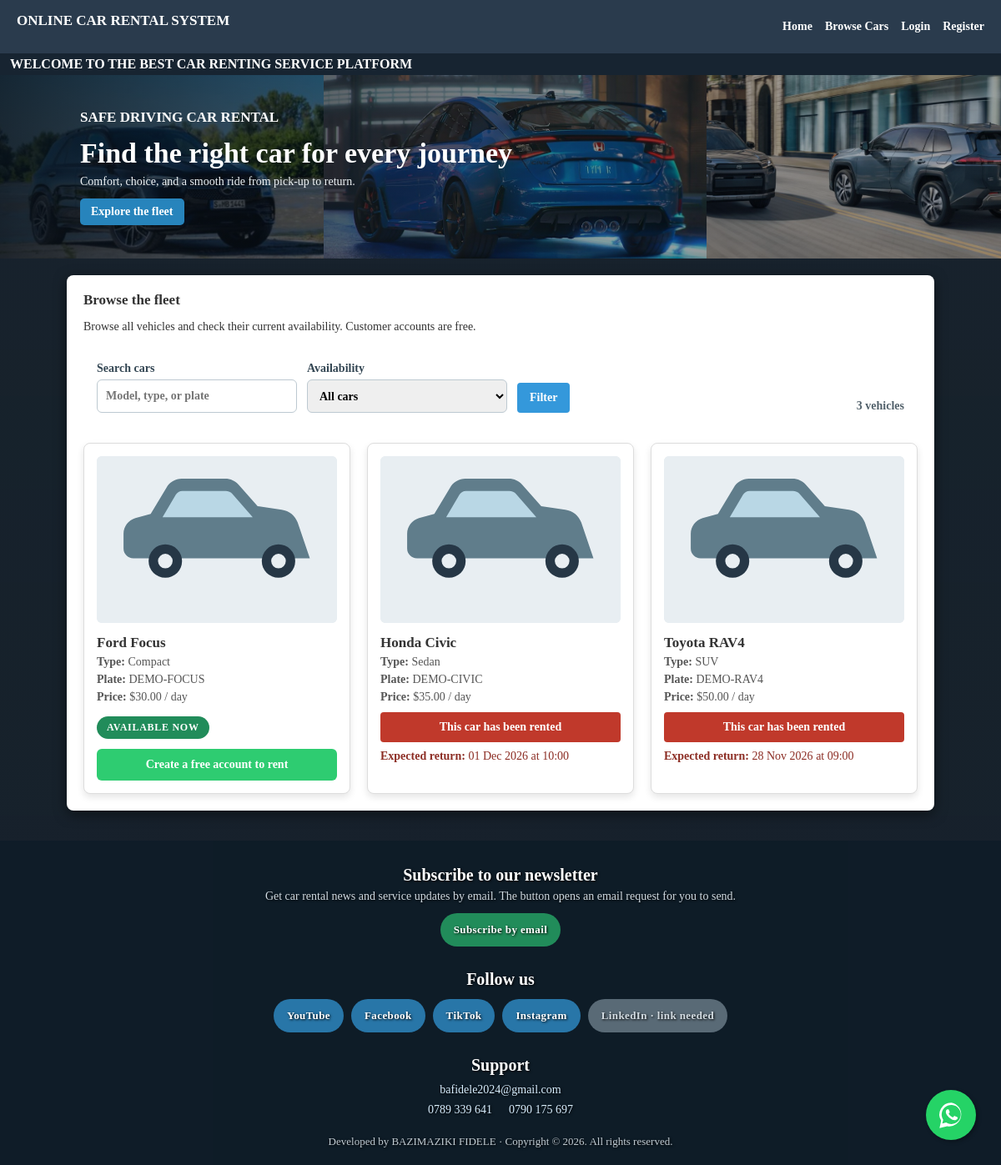
Screenshot of /browse.php with the database file from the repository.
### tables this page shows
CREATE TABLE IF NOT EXISTS vehicles (
  vehicle_id INT UNSIGNED NOT NULL AUTO_INCREMENT,
  plate_no VARCHAR(20) NOT NULL,
  model VARCHAR(50) NOT NULL,
  type VARCHAR(50) NOT NULL,
  daily_rate DECIMAL(10,2) NOT NULL,
  photo VARCHAR(255) DEFAULT 'default_car.jpg',
  status ENUM('available', 'rented', 'maintenance') NOT NULL DEFAULT 'available',
  PRIMARY KEY (vehicle_id),
  UNIQUE KEY uq_vehicles_plate_no (plate_no),
  KEY idx_vehicles_status_model (status, model)
);

### src/Support/View.php (called while the page is built, shortened)
<?php
final class View
{
    public static function render(string $template, array $data = []): void
    {
        $file = dirname(__DIR__) . '/Views/' . $template . '.php';
        extract($data, EXTR_SKIP);
        include dirname(__DIR__, 2) . '/includes/header.php';
        include $file;
        include dirname(__DIR__, 2) . '/includes/footer.php';
    }
}

### src/Controllers/VehicleController.php (called while the page is built, shortened)
<?php
final class VehicleController
{
    private Vehicle $vehicles;
    public function __construct(PDO $pdo)
    {
        $this->vehicles = new Vehicle($pdo);
    }
    public function browse(): void
    {
        $query = trim((string)($_GET['q'] ?? ''));
        $query = mb_substr($query, 0, 80);
        $status = (string)($_GET['status'] ?? '');
        View::render('vehicles/browse', [
            'title' => 'Browse Cars',
            'cars' => $this->vehicles->browse($query, $status),
            'query' => $query,
            'statusFilter' => $status,
        ]);
    }
}

### browse.php (called while the page is built, shortened)
<?php
require_once __DIR__ . '/src/bootstrap.php';
(new \CarRental\Controllers\VehicleController($pdo))->browse();

### config/db.php (called while the page is built, shortened)
<?php
function isStaffAccount(): bool {
    return in_array($_SESSION['role'] ?? '', ['admin', 'staff'], true) && !empty($_SESSION['user_id']);
}
function isCustomerAccount(): bool {
    return ($_SESSION['role'] ?? '') === 'customer' && !empty($_SESSION['customer_id']);
}
function isAuthenticated(): bool {
    return isStaffAccount() || isCustomerAccount();
}
function e($value): string {
    return htmlspecialchars((string)$value, ENT_QUOTES | ENT_SUBSTITUTE, 'UTF-8');
}

### src/Models/Vehicle.php (called while the page is built, shortened)
<?php
final class Vehicle
{
    public function browse(string $query = '', string $status = ''): array
    {
        $sql = "SELECT v.*,
                    (SELECT r.end_date FROM rentals r
                     WHERE r.vehicle_id = v.vehicle_id
                       AND r.status IN ('active', 'payment_pending', 'payment_submitted')
                     ORDER BY r.rental_id DESC LIMIT 1) AS expected_return_date,
                    (SELECT r.return_time FROM rentals r
                     WHERE r.vehicle_id = v.vehicle_id
                       AND r.status IN ('active', 'payment_pending', 'payment_submitted')
                     ORDER BY r.rental_id DESC LIMIT 1) AS expected_return_time
                FROM vehicles v WHERE 1=1";
        $params = [];
        $sql .= " ORDER BY CASE WHEN v.status = 'available' THEN 0 ELSE 1 END, v.model";
        $stmt = $this->pdo->prepare($sql);
        $stmt->execute($params);
        return $stmt->fetchAll();
    }
}

### src/Views/vehicles/browse.php (the view, shortened to what this page needs)
<h2 class="browse-page-title">Browse the fleet</h2>
<p class="browse-page-intro">Browse all vehicles and check their current availability. Customer accounts are free.</p>
<form class="vehicle-toolbar" id="vehicle-search-form" method="get" action="browse.php" data-api-url="api/vehicles.php" data-authenticated="<?= isAuthenticated() ? '1' : '0' ?>" data-customer="<?= isCustomerAccount() ? '1' : '0' ?>">
    <label>Search cars
        <input id="vehicle-search" type="search" name="q" maxlength="80" placeholder="Model, type, or plate" value="<?= e($query) ?>">
    </label>
    <label>Availability
        <select id="vehicle-status" name="status">
            <option value="" <?= $statusFilter === '' ? 'selected' : '' ?>>All cars</option>
        </select>
    </label>
    <button class="btn-blue" type="submit">Filter</button>
    <span class="vehicle-result-count" id="vehicle-result-count" aria-live="polite"><?= count($cars) ?> vehicle<?= count($cars) === 1 ? '' : 's' ?></span>
</form>
<div class="car-grid" id="vehicle-grid">
    <?php if (!$cars): ?>
        <p class="empty-state vehicle-empty">No cars match your search.</p>
    <?php else: ?>
        <?php foreach ($cars as $car): ?>
            <?php
            $photo = basename((string)($car['photo'] ?? ''));
            $photoAllowed = preg_match('/^[A-Za-z0-9_-]+\.(jpg|jpeg|png|webp)$/i', $photo) === 1;
            $photoExists = $photoAllowed && is_file(dirname(__DIR__, 3) . '/uploads/' . $photo);
            $photoUrl = $photoExists ? 'uploads/' . rawurlencode($photo) : 'assets/car-placeholder.svg';
            ?>
            <article class="car-card">
                <img class="vehicle-photo" src="<?= e($photoUrl) ?>" alt="<?= e($car['model']) ?>" loading="lazy">
                <h3><?= e($car['model']) ?></h3>
                <p><strong>Type:</strong> <?= e($car['type']) ?></p>
                <p><strong>Plate:</strong> <?= e($car['plate_no']) ?></p>
                <p><strong>Price:</strong> $<?= number_format((float)$car['daily_rate'], 2) ?> / day</p>
                <?php if ((string)$car['status'] === 'available'): ?>
                    <span class="stock-availability">AVAILABLE NOW</span>
                    <?php if (isAuthenticated()): ?>
                        <?php $rentUrl = 'add_rental.php?vehicle_id=' . (int)$car['vehicle_id'] . (isCustomerAccount() ? '&show_terms=1' : ''); ?>
                        <a href="<?= e($rentUrl) ?>" class="stock-rent-button">Rent this car</a>
                    <?php else: ?>
                        <a href="register.php" class="btn-green browse-register-button">Create a free account to rent</a>
                    <?php endif; ?>
                <?php elseif ((string)$car['status'] === 'rented'): ?>
                    <button type="button" class="btn-red car-rented-button" disabled>This car has been rented</button>
                    <p class="car-return-date"><strong>Expected return:</strong>
                        <?php if (!empty($car['expected_return_date'])): ?>
                            <?= e(date('d M Y', strtotime((string)$car['expected_return_date']))) ?><?= !empty($car['expected_return_time']) ? ' at ' . e(substr((string)$car['expected_return_time'], 0, 5)) : '' ?>
                        <?php else: ?>Date not available<?php endif; ?>
                    </p>
                <?php else: ?>
                    <span class="badge maintenance">Under maintenance</span>
                <?php endif; ?>
            </article>
        <?php endforeach; ?>
    <?php endif; ?>
</div>

### assets/style.css (style rules this page uses)
body { margin: 0; position: relative; isolation: isolate; background-color: #1a252f; color: #333; font-family: "Bookman Old Style", "Bookman", "URW Bookman L", serif; font-size: 14px; }
body::before { content: ""; position: fixed; inset: 0; z-index: -1; background: linear-gradient(rgba(9, 19, 29, .12), rgba(9, 19, 29, .22)); pointer-events: none; }
h1, h2, h3, nav h2 { font-family: "Bookman Old Style", "Bookman", "URW Bookman L", serif; font-size: 17px; margin-top: 0; }
input, select { padding: 10px; border: 1px solid #ccc; border-radius: 4px; font-family: inherit; font-size: inherit; }
button { padding: 10px 15px; color: white; border: none; cursor: pointer; font-weight: bold; border-radius: 4px; font-family: inherit; font-size: inherit; }
.btn-blue { background-color: #3498db; }
.btn-green { background-color: #2ecc71; }
.btn-red { background-color: #e74c3c; }
.car-grid { display: grid; grid-template-columns: repeat(auto-fill, minmax(250px, 1fr)); gap: 20px; margin-top: 20px; }
.car-card { background: #fff; border: 1px solid #ddd; border-radius: 8px; padding: 15px; box-shadow: 0 4px 8px rgba(0,0,0,0.1); }
.car-card h3 { margin-top: 10px; margin-bottom: 5px; font-size: 17px; }
.car-card p { margin: 5px 0; color: #555; }
.stock-availability { display: inline-flex; align-items: center; margin: 10px 0 2px; padding: 6px 12px; border-radius: 999px; background: #218c5a; color: #fff; font-size: 12px; font-weight: 800; letter-spacing: .06em; animation: stockBlink 1.25s ease-in-out infinite; }
.browse-register-button { display: block; margin-top: 10px; padding: 11px 14px; border-radius: 6px; color: #fff; text-align: center; text-decoration: none; font-weight: 800; }
.car-rented-button { display: block; width: 100%; margin-top: 10px; color: #fff; background: #c0392b; opacity: 1 !important; cursor: not-allowed; }
.car-return-date { margin-top: 9px !important; color: #8c2d24 !important; }
.vehicle-toolbar { display: flex; align-items: end; flex-wrap: wrap; gap: 12px; margin: 18px auto; padding: 16px; border-radius: 10px; background: #fff; }
.vehicle-toolbar label { display: grid; gap: 5px; min-width: min(240px, 100%); color: #334653; font-weight: 700; }
.vehicle-toolbar input, .vehicle-toolbar select, .vehicle-edit-form input, .form-inline input { min-height: 40px; padding: 8px 10px; border: 1px solid #bdc9d1; border-radius: 6px; font: inherit; }
.vehicle-result-count { margin-left: auto; color: #52616b; font-weight: 700; }
.vehicle-photo { width: 100%; height: 200px; object-fit: cover; border-radius: 6px; background: #e8eef2; }
button:disabled { cursor: not-allowed; opacity: .5; }

### rows the page displays
vehicles: model "Ford Focus", type "Compact", plate_no "DEMO-FOCUS", daily_rate "30.00", status "AVAILABLE NOW"
vehicles: model "Honda Civic", type "Sedan", plate_no "DEMO-CIVIC", daily_rate "35.00", expected_return_date "01 Dec 2026", expected_return_time "10:00"
vehicles: model "Toyota RAV4", type "SUV", plate_no "DEMO-RAV4", daily_rate "50.00", expected_return_date "28 Nov 2026", expected_return_time "09:00"

### other values shown
count($cars) "3"
$platform "YouTube"
$platform "Facebook"
$platform "TikTok"
$platform "Instagram"
